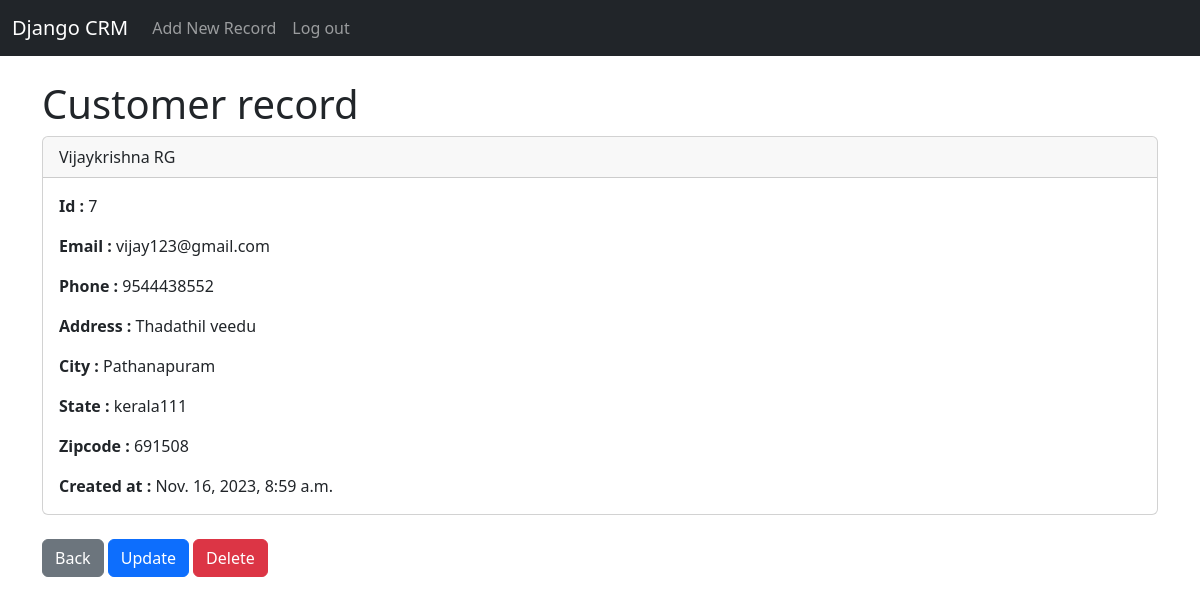
Page /record/7 (signed in) on the committed database.
### website/models.py (models this page shows, shortened)
class Record(models.Model):
    created_at = models.DateTimeField(auto_now_add=True)
    first_name = models.CharField(max_length=50)
    last_name = models.CharField(max_length=50)
    email = models.EmailField(max_length=100)
    phone = models.IntegerField()
    address = models.TextField(max_length=300)
    city = models.CharField(max_length=50)
    state = models.CharField(max_length=50)
    zipcode = models.CharField(max_length=50)

### website/views.py (the view)
# urls.py: path('record/<int:pk>', views.customer_record, name='record'),
def customer_record(request,pk):
    if request.user.is_authenticated:
        customer_record = Record.objects.get(id=pk)
        return render(request, "record.html", {'customer_record': customer_record})
    else:
        messages.success(request, "You Must Be Logged In To View That Page...!")
        return redirect('home')

### website/templates/record.html
{% extends 'base.html' %}
{% block content %}
<h1>Customer record</h1>
<div class="card">
    <div class="card-header">
        {{ customer_record.first_name.capitalize }} {{ customer_record.last_name }}
    </div>
    <div class="card-body">
        <p class="card-text"><strong>Id : </strong>{{ customer_record.id }}</p>
        <p class="card-text"><strong>Email : </strong>{{ customer_record.email }}</p>
        <p class="card-text"><strong>Phone : </strong>{{ customer_record.phone }}</p>
        <p class="card-text"><strong>Address : </strong>{{ customer_record.address }}</p>
        <p class="card-text"><strong>City : </strong>{{ customer_record.city }}</p>
        <p class="card-text"><strong>State : </strong>{{ customer_record.state }}</p>
        <p class="card-text"><strong>Zipcode : </strong>{{ customer_record.zipcode }}</p>
        <p class="card-text"><strong>Created at : </strong>{{ customer_record.created_at }}</p>
  </div>
</div>
<br>
<a href="{% url 'home' %}" class="btn btn-secondary">Back</a>
<a href="{% url 'update_record' customer_record.id %}" class="btn btn-primary">Update</a>
<a href="{% url 'delete_record' customer_record.id %}" class="btn btn-danger">Delete</a>
{% endblock %}

### rows in the picture
Record: first_name "Vijaykrishna", last_name "RG", id "7", email "vijay123@gmail.com", phone "9544438552", address "Thadathil veedu", city "Pathanapuram", state "kerala111", zipcode "691508", created_at "Nov. 16, 2023, 8:59 a.m."
